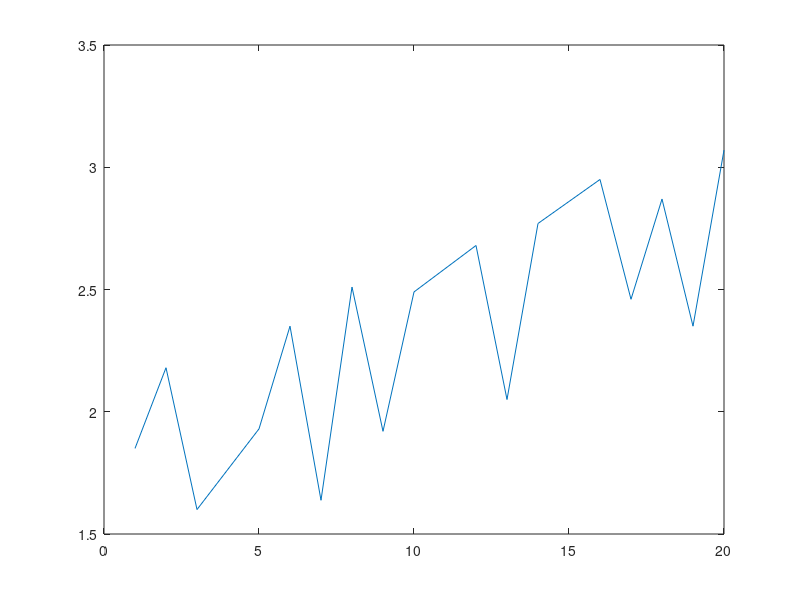

MATLAB code to generate this figure:
% Problem 7, MATLAB code
% [redacted]
% ================================
% 首先，绘制图像，分析本题数据

clear;

month_odd = [1 3 5 7 9 13 17 19];        % 奇数月份
month_even = [2 6 8 10 12 14 16 18 20];  % 偶数月份
value_odd = [1.85 1.6 1.93 1.638 1.92 2.05 2.46 2.35];       % 奇数月数据
value_even = [2.18 2.35 2.51 2.49 2.68 2.77 2.95 2.87 3.07]; % 偶数月数据

month = [month_odd month_even];
value = [value_odd value_even];

[month_sort, indices] = sort(month);
value_sort = value(indices);

plot(month_odd, value_odd, month_even, value_even);
plot(month_sort, value_sort);

% 可以获得如下两个曲线图
% 略

% 由图像可知，数据存在函数关系，可通过多项式拟合
[p1,S1] = polyfit(month_even,value_even,1) % 使用一次函数拟合偶数月
%  p1 = 0.0490    2.0750
%  S1 = R: [2×2 double]    df: 7    normr: 0.1560

[p2,S2] = polyfit(month_even,value_even,2) % 使用二次函数拟合奇数月
%  p2 = 0.0025	-0.0114	1.7684
%  S2 = R: [3×3 double]    df: 5    normr: 0.3562
